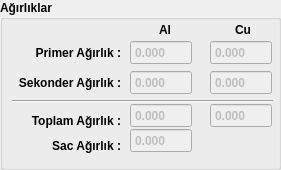
     <widget class="QGroupBox" name="groupBox_2">
      <property name="geometry">
       <rect>
        <x>490</x>
        <y>0</y>
        <width>281</width>
        <height>170</height>
       </rect>
      </property>
      <property name="font">
       <font>
        <weight>75</weight>
        <bold>true</bold>
       </font>
      </property>
      <property name="title">
       <string>Ağırlıklar</string>
      </property>
      <widget class="QLabel" name="label_28">
       <property name="geometry">
        <rect>
         <x>10</x>
         <y>45</y>
         <width>111</width>
         <height>16</height>
        </rect>
       </property>
       <property name="text">
        <string>Primer Ağırlık :</string>
       </property>
       <property name="alignment">
        <set>Qt::AlignRight|Qt::AlignTrailing|Qt::AlignVCenter</set>
       </property>
      </widget>
      <widget class="QDoubleSpinBox" name="doubleSpinBox_primeragirlik_al">
       <property name="enabled">
        <bool>false</bool>
       </property>
       <property name="geometry">
        <rect>
         <x>130</x>
         <y>40</y>
         <width>62</width>
         <height>25</height>
        </rect>
       </property>
       <property name="buttonSymbols">
        <enum>QAbstractSpinBox::NoButtons</enum>
       </property>
       <property name="decimals">
        <number>3</number>
       </property>
       <property name="maximum">
        <double>9999.989999999999782</double>
       </property>
      </widget>
      <widget class="QDoubleSpinBox" name="doubleSpinBox_sekonderagirlik_al">
       <property name="enabled">
        <bool>false</bool>
       </property>
       <property name="geometry">
        <rect>
         <x>130</x>
         <y>70</y>
         <width>62</width>
         <height>25</height>
        </rect>
       </property>
       <property name="buttonSymbols">
        <enum>QAbstractSpinBox::NoButtons</enum>
       </property>
       <property name="decimals">
        <number>3</number>
       </property>
       <property name="maximum">
        <double>9999.989999999999782</double>
       </property>
      </widget>
      <widget class="QLabel" name="label_29">
       <property name="geometry">
        <rect>
         <x>0</x>
         <y>75</y>
         <width>121</width>
         <height>16</height>
        </rect>
       </property>
       <property name="text">
        <string>Sekonder Ağırlık :</string>
       </property>
       <property name="alignment">
        <set>Qt::AlignRight|Qt::AlignTrailing|Qt::AlignVCenter</set>
       </property>
      </widget>
      <widget class="QLabel" name="label_30">
       <property name="geometry">
        <rect>
         <x>0</x>
         <y>108</y>
         <width>121</width>
         <height>25</height>
        </rect>
       </property>
       <property name="text">
        <string>Toplam Ağırlık :</string>
       </property>
       <property name="alignment">
        <set>Qt::AlignRight|Qt::AlignTrailing|Qt::AlignVCenter</set>
       </property>
      </widget>
      <widget class="QDoubleSpinBox" name="doubleSpinBox_toplamagirlik_al">
       <property name="enabled">
        <bool>false</bool>
       </property>
       <property name="geometry">
        <rect>
         <x>130</x>
         <y>103</y>
         <width>62</width>
         <height>25</height>
        </rect>
       </property>
       <property name="buttonSymbols">
        <enum>QAbstractSpinBox::NoButtons</enum>
       </property>
       <property name="decimals">
        <number>3</number>
       </property>
       <property name="maximum">
        <double>9999.989999999999782</double>
       </property>
      </widget>
      <widget class="QLabel" name="label_74">
       <property name="geometry">
        <rect>
         <x>150</x>
         <y>20</y>
         <width>21</width>
         <height>20</height>
        </rect>
       </property>
       <property name="text">
        <string>Al</string>
       </property>
       <property name="alignment">
        <set>Qt::AlignRight|Qt::AlignTrailing|Qt::AlignVCenter</set>
       </property>
      </widget>
      <widget class="QLabel" name="label_75">
       <property name="geometry">
        <rect>
         <x>230</x>
         <y>20</y>
         <width>21</width>
         <height>20</height>
        </rect>
       </property>
       <property name="text">
        <string>Cu</string>
       </property>
       <property name="alignment">
        <set>Qt::AlignRight|Qt::AlignTrailing|Qt::AlignVCenter</set>
       </property>
      </widget>
      <widget class="QDoubleSpinBox" name="doubleSpinBox_toplamagirlik_cu">
       <property name="enabled">
        <bool>false</bool>
       </property>
       <property name="geometry">
        <rect>
         <x>210</x>
         <y>103</y>
         <width>62</width>
         <height>25</height>
        </rect>
       </property>
       <property name="buttonSymbols">
        <enum>QAbstractSpinBox::NoButtons</enum>
       </property>
       <property name="decimals">
        <number>3</number>
       </property>
       <property name="maximum">
        <double>9999.989999999999782</double>
       </property>
      </widget>
      <widget class="QDoubleSpinBox" name="doubleSpinBox_primeragirlik_cu">
       <property name="enabled">
        <bool>false</bool>
       </property>
       <property name="geometry">
        <rect>
         <x>210</x>
         <y>40</y>
         <width>62</width>
         <height>25</height>
        </rect>
       </property>
       <property name="buttonSymbols">
        <enum>QAbstractSpinBox::NoButtons</enum>
       </property>
       <property name="decimals">
        <number>3</number>
       </property>
       <property name="maximum">
        <double>9999.989999999999782</double>
       </property>
      </widget>
      <widget class="QDoubleSpinBox" name="doubleSpinBox_sekonderagirlik_cu">
       <property name="enabled">
        <bool>false</bool>
       </property>
       <property name="geometry">
        <rect>
         <x>210</x>
         <y>70</y>
         <width>62</width>
         <height>25</height>
        </rect>
       </property>
       <property name="buttonSymbols">
        <enum>QAbstractSpinBox::NoButtons</enum>
       </property>
       <property name="decimals">
        <number>3</number>
       </property>
       <property name="maximum">
        <double>9999.989999999999782</double>
       </property>
      </widget>
      <widget class="Line" name="line_8">
       <property name="geometry">
        <rect>
         <x>12</x>
         <y>93</y>
         <width>261</width>
         <height>16</height>
        </rect>
       </property>
       <property name="orientation">
        <enum>Qt::Horizontal</enum>
       </property>
      </widget>
      <widget class="QDoubleSpinBox" name="doubleSpinBox_sacagirlik">
       <property name="enabled">
        <bool>false</bool>
       </property>
       <property name="geometry">
        <rect>
         <x>130</x>
         <y>128</y>
         <width>62</width>
         <height>25</height>
        </rect>
       </property>
       <property name="buttonSymbols">
        <enum>QAbstractSpinBox::NoButtons</enum>
       </property>
       <property name="decimals">
        <number>3</number>
       </property>
       <property name="maximum">
        <double>9999.989999999999782</double>
       </property>
      </widget>
      <widget class="QLabel" name="label_53">
       <property name="geometry">
        <rect>
         <x>0</x>
         <y>133</y>
         <width>121</width>
         <height>25</height>
        </rect>
       </property>
       <property name="text">
        <string>Sac Ağırlık :</string>
       </property>
       <property name="alignment">
        <set>Qt::AlignRight|Qt::AlignTrailing|Qt::AlignVCenter</set>
       </property>
      </widget>
     </widget>
